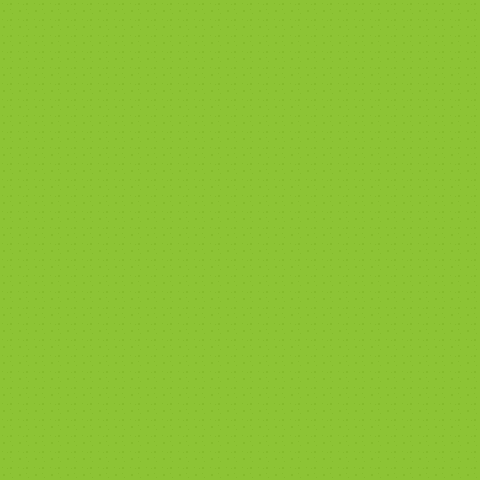

Tiled map render using the project's own tile images. Description and the map definition, with tile-layer contents summarised, below:
An orthogonal 30x30 tile map with 16x16 px tiles, 1 tile layer (Tile Layer 1).

<map version="1.0" orientation="orthogonal" renderorder="right-down" width="30" height="30" tilewidth="16" tileheight="16" nextobjectid="1">
 <tileset firstgid="1" name="roguelikeSheet_transparent" tilewidth="16" tileheight="16" spacing="1" tilecount="1767">
  <image source="../Spritesheet/roguelikeSheet_transparent.png" width="968" height="526" />
 </tileset>
 <layer name="Tile Layer 1" width="30" height="30">
  <data>[900 cells, 900 non-empty, 1 distinct tile ids]</data>
 </layer>
</map>
